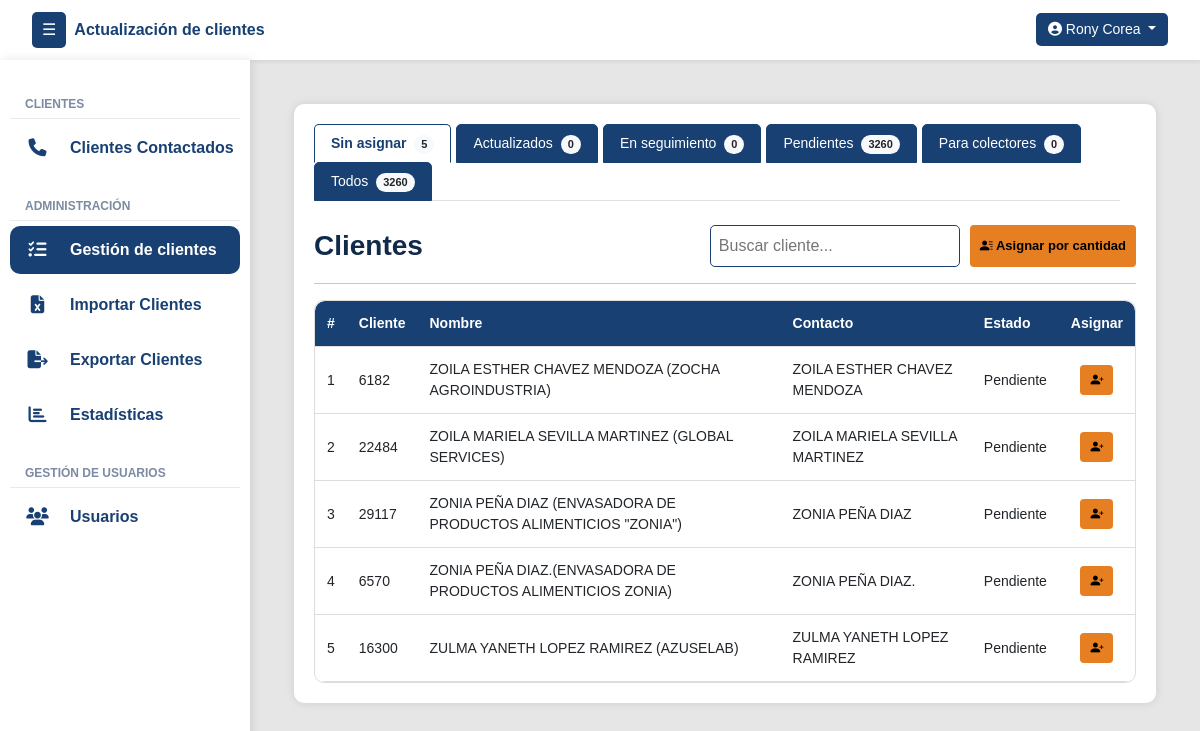
Screenshot of /gestion/sin-asignar/ (signed in) with the database file from the repository.
### clientes/models.py (models this page shows, shortened)
class Cliente(models.Model):
    numero_cliente = models.CharField(max_length=50, unique=True)
    nombre_cliente = models.CharField(max_length=255)
    contacto_cliente = models.CharField(max_length=255)
    contacto_cargo = models.CharField(max_length=100, null=True, blank=True)
    telefono_cliente = models.CharField(max_length=50, null=True, blank=True)
    telefono_dos = models.CharField(max_length=50, null=True, blank=True)
    direccion = models.CharField(max_length=255, null=True, blank=True)
    correo = models.CharField(max_length=254, null=True, blank=True)
    estado_actual = models.ForeignKey(EstadoReporte, on_delete=models.SET_NULL, null=True, blank=True, default=1)
    asignado_inicial = models.ForeignKey(User, on_delete=models.SET_NULL, null=True, blank=True, related_name='clientes_asignados_inicialmente')
    asignado_usuario = models.ForeignKey(User, on_delete=models.SET_NULL, null=True, blank=True, related_name='clientes_asignados')
    veces_contactado = models.PositiveIntegerField(default=0)
    sin_contestar = models.PositiveIntegerField(default=0)
    formulario_sin_contestar = models.PositiveIntegerField(default=0)
    ultima_llamada_no_contesto = models.DateTimeField(null=True, blank=True)
    ultimo_envio_formulario = models.DateTimeField(null=True, blank=True)

class EstadoReporte(models.Model):
    nombre = models.CharField(max_length=100, unique=True)
    creado_por = models.ForeignKey(User, on_delete=models.SET_NULL, null=True, blank=True)
    creado_en = models.DateTimeField(auto_now_add=True)
    estado = models.CharField(max_length=50, choices=[('activo', 'Activo'), ('inactivo', 'Inactivo')])
    intentos = models.PositiveIntegerField(default=0)
    genera_movimiento = models.BooleanField(default=True)

### clientes/views.py (the view)
# urls.py: path('gestion/sin-asignar/', vistasClientes.clientes_sin_asignar_view, name='gestion'),
@login_required
def clientes_sin_asignar_view(request):
    usuario = request.user
    if not usuario.groups.filter(name__in=["super_admin", "admin_group"]).exists():
        messages.error(request, "Acceso no permitido.")
        return redirect("login")
    hoy = timezone.localdate()
    search_query = request.GET.get("q", "").strip()
    clientes_qs = Cliente.objects.filter(asignado_usuario__isnull=True)
    if search_query:
        clientes_qs = clientes_qs.filter(
            Q(nombre_cliente__icontains=search_query) |
            Q(numero_cliente__icontains=search_query) |
            Q(contacto_cliente__icontains=search_query)
        )
    clientes = paginar_queryset(request, clientes_qs, "sin_asignar")
    estado_pendiente = EstadoReporte.objects.filter(nombre__iexact="pendiente").first()
    estado_no_contesto = EstadoReporte.objects.filter(nombre__iexact="no contestó").first()
    clientes_seguimiento_qs  = Cliente.objects.filter(
        estado_actual__in=EstadoReporte.objects.filter(
            genera_movimiento=False
        ).exclude(nombre__iexact="pendiente")
    )
    actualizados_hoy_qs = Cliente.objects.filter(
        estado_actual__nombre__iexact="actualizado",
        movimientos__estado__nombre__iexact="actualizado",
        movimientos__fecha_hora__date=hoy
    ).distinct()
    clientes_sin_actualizar_hoy_qs = Cliente.objects.filter(
        movimientos__fecha_hora__date=hoy
    ).exclude(
        estado_actual__nombre__iexact="actualizado"
    ).distinct()
    usuarios_no_colectores = User.objects.exclude(groups__name="colector_group").exclude(username="rcoreas").filter(is_active=True)
    return render(request, "gestion/gestion.html", {
        "clientes_sin_asignar": clientes,
        "usuarios_no_colectores": usuarios_no_colectores,
        "view_type": "sin_asignar",
        "search_query": search_query,
        "count_pendientes": Cliente.objects.filter(estado_actual=estado_pendiente).count(),
        "count_seguimiento": clientes_seguimiento_qs.count(),
        "count_no_contesto": Cliente.objects.filter(estado_actual=estado_no_contesto).count(),
        "count_actualizados": Cliente.objects.filter(
            estado_actual__nombre__iexact="actualizado",
            movimientos__estado__nombre__iexact="actualizado"
        ).distinct().count(),
        "count_sin_actualizar": Cliente.objects.exclude(
            estado_actual__nombre__iexact="actualizado"
        ).count(),
        "count_actualizados_hoy": actualizados_hoy_qs.count() + clientes_sin_actualizar_hoy_qs.count(),
        "count_sin_asignar": clientes_qs.count(),
        "count_todos": Cliente.objects.count(),
        "count_colectores": Cliente.objects.filter(estado_actual__nombre__iexact="por localizar").count(),
    })

### templates/gestion/gestion.html (shortened to what this page needs)
{% extends 'layout/layout.html' %}
{% block content %}
<div class="container">
    <ul class="nav nav-tabs flex-grow-1 me-3" id="clienteTabs" role="tablist">
        <li class="nav-item" role="presentation">
            <a class="nav-link {% if view_type == 'sin_asignar' %}active{% endif %}" id="sin_asignar-tab" href="{% url 'gestion' %}" role="tab" aria-controls="sin_asignar" aria-selected="true">
                Sin asignar <span class="badge rounded-pill bg-light text-dark ms-1" id="countSinAsignar">{{ count_sin_asignar }}</span>
            </a>
        </li>
        <li class="nav-item" role="presentation">
            <a class="nav-link {% if view_type == 'actualizados' %}active{% endif %}" id="actualizados-tab" href="{% url 'clientes_actualizados_gestion' %}" role="tab" aria-controls="actualizados" aria-selected="false">
                Actualizados <span class="badge rounded-pill bg-light text-dark ms-1" id="countActualizados">{{ count_actualizados }}</span>
            </a>
        </li>
        <li class="nav-item" role="presentation">
            <a class="nav-link {% if view_type == 'seguimiento' %}active{% endif %}" id="seguimiento-tab" href="{% url 'clientes_seguimiento_gestion' %}" role="tab" aria-controls="seguimiento" aria-selected="false">
                En seguimiento <span class="badge rounded-pill bg-light text-dark ms-1" id="countSeguimiento">{{ count_seguimiento }}</span>
            </a>
        </li>
        <li class="nav-item" role="presentation">
            <a class="nav-link {% if view_type == 'pendientes' %}active{% endif %}" id="pendientes-tab" href="{% url 'clientes_pendientes_gestion' %}" role="tab" aria-controls="pendientes" aria-selected="false">
                Pendientes <span class="badge rounded-pill bg-light text-dark ms-1" id="countPendientes">{{ count_pendientes }}</span>
            </a>
        </li>
        <li class="nav-item" role="presentation">
            <a class="nav-link {% if view_type == 'colectores' %}active{% endif %}" id="colectores-tab" href="{% url 'clientes_para_colectores_gestion' %}" role="tab" aria-controls="colectores" aria-selected="false">
                Para colectores <span class="badge rounded-pill bg-light text-dark ms-1" id="countColectores">{{ count_colectores }}</span>
            </a>
        </li>
        <li class="nav-item" role="presentation">
            <a class="nav-link {% if view_type == 'todos' %}active{% endif %}" id="todos-tab" href="{% url 'clientes_todos_gestion' %}" role="tab" aria-controls="todos" aria-selected="false">
                Todos <span class="badge rounded-pill bg-light text-dark ms-1" id="countTodos">{{ count_todos }}</span>
            </a>
        </li>
    </ul>
    <div class="tab-content mt-4" id="clienteTabsContent">
        {% if view_type == 'sin_asignar' %}
        <div class="tab-pane fade show active" id="sin-asignar" role="tabpanel" aria-labelledby="sin-asignar-tab">
            <div class="d-flex justify-content-between align-items-center mb-3">
                <h3 class="mb-0">Clientes</h3>
                <div class="d-flex" style="gap: 10px;">
                    <form method="get" class="d-flex" style="gap: 10px;">
                        <input type="text" name="q" class="search-box"
                               placeholder="Buscar cliente..."
                               value="{{ search_query|default:'' }}"
                               autocomplete="off">
                    </form>
                    <button class="btn btn-asignar" data-bs-toggle="modal" data-bs-target="#modalAsignarPorCantidad">
                        <i class="bi bi-person-lines-fill"></i> Asignar por cantidad
                    </button>
                </div>
            </div>
            <hr>
            <div class="table-responsive">
                <table class="styled-table paginable" id="clienteTable">
                    <thead>
                        <tr>
                            <th>#</th>
                            <th>Cliente</th>
                            <th>Nombre</th>
                            <th>Contacto</th>
                            <th>Estado</th>
                            <th>Asignar</th>
                        </tr>
                    </thead>
                    <tbody>
                        {% for cliente in clientes_sin_asignar %}
                        <tr>
                            <td>{{ forloop.counter }}</td>
                            <td>{{ cliente.numero_cliente }}</td>
                            <td>{{ cliente.nombre_cliente }}</td>
                            <td>{{ cliente.contacto_cliente }}</td>
                            <td>{{ cliente.estado_actual.nombre }}</td>
                            <td>
                                <div class="text-center">
                                    <button class="btn btn-sm btn-asignar"
                                            data-bs-toggle="modal"
                                            data-bs-target="#modalAsignarCliente"
                                            onclick="abrirModalAsignarCliente('{{ cliente.id }}', '{{ cliente.nombre_cliente }}')"
                                            title="Asignar cliente">
                                        <i class="bi bi-person-plus-fill"></i>
                                    </button>
                                </div>
                            </td>
                        </tr>
                        {% empty %}
                            <tr>
                                <td colspan="7" class="text-center">No hay clientes sin asignar.</td>
                            </tr>
                        {% endfor %}
                    </tbody>
                </table>
            </div>
        </div>
        {% endif %}
    </div>
</div>
{% endblock %}

### templates/layout/layout.html (shortened to what this page needs)
{% load static %}
{% load group_filters %}
<!DOCTYPE html>
<html lang="es">
<head>
    <link rel="stylesheet" href="https://cdn.jsdelivr.net/npm/bootstrap@5.3.0/dist/css/bootstrap.min.css">
    <link rel="stylesheet" href="{% static 'css/style.css' %}">
    <link rel="stylesheet" href="https://cdnjs.cloudflare.com/ajax/libs/font-awesome/6.4.2/css/all.min.css">
    <link href="https://cdn.jsdelivr.net/npm/select2@4.0.13/dist/css/select2.min.css" rel="stylesheet" />
    <link rel="stylesheet" href="https://cdn.jsdelivr.net/npm/bootstrap-icons@1.10.5/font/bootstrap-icons.css">
</head>
<body>
<nav class="navbar navbar-expand-lg navbar-light bg-white shadow-sm">
    <div class="container-fluid">
        <button id="sidebarCollapse" class="btn btn-primary me-2">☰</button>
        <a class="navbar-brand d-none d-md-block">Actualización de clientes</a>
        <div class="ms-auto">
            {% if user.is_authenticated %}
            <div class="dropdown">
                <button id="userDropdownBtn" class="btn btn-user dropdown-toggle user-font" type="button" data-bs-toggle="dropdown">
                  <i class="fas fa-user-circle"></i> {{ user.first_name }} {{ user.last_name }}
                </button>
              </div>
            {% else %}
                <a href="{% url 'login' %}" class="btn btn-outline-primary"><i class="fas fa-sign-in-alt"></i> Iniciar Sesión</a>
            {% endif %}
        </div>
    </div>
</nav>
<div class="d-flex">
    <nav id="sidebar">
      <ul class="list-unstyled components">
        {% if user|has_group:"estandar_group" or user|has_group:"colector_group" or user|has_group:"admin_group" %}
          <li class="sidebar-section-title">Clientes</li>
          {% if user|has_group:"admin_group" or user|has_group:"estandar_group" %}
          <li class="list-link {% if active_page == 'clientes_reportados' %}active{% endif %}">
            <a href="{% url 'clientes_reportados' %}" class="sidebar-link">
              <i class="fas fa-phone sidebar-icon"></i>
              <span class="sidebar-text">Clientes Contactados</span>
            </a>
          </li>
          {% endif %}
        {% endif %}
        {% if user|has_group:"admin_group" %}
          <li class="sidebar-section-title">Administración</li>
          <li class="list-link {% if active_page == 'gestion' %}active{% endif %}">
            <a href="{% url 'gestion' %}" class="sidebar-link">
              <i class="fas fa-tasks sidebar-icon"></i>
              <span class="sidebar-text">Gestión de clientes</span>
            </a>
          </li>
          <li class="list-link">
            <a href="#" class="sidebar-link" data-bs-toggle="modal" data-bs-target="#modalImportarClientes">
              <i class="fas fa-file-excel sidebar-icon"></i>
              <span class="sidebar-text">Importar Clientes</span>
            </a>
          </li>
          <li class="list-link">
            <a href="#" class="sidebar-link" data-bs-toggle="modal" data-bs-target="#modalExportarClientes">
              <i class="fas fa-file-export sidebar-icon"></i>
              <span class="sidebar-text">Exportar Clientes</span>
            </a>
          </li>
          <li class="list-link {% if active_page == 'dashboard_reportes' %}active{% endif %}">
            <a href="{% url 'dashboard_reportes' %}" class="sidebar-link">
              <i class="fas fa-chart-bar sidebar-icon"></i>
              <span class="sidebar-text">Estadísticas</span>
            </a>
          </li>
          <li class="sidebar-section-title">Gestión de usuarios</li>
          <li class="list-link {% if active_page == 'usuarios' %}active{% endif %}">
            <a href="{% url 'usuarios' %}" class="sidebar-link">
              <i class="fas fa-users sidebar-icon"></i>
              <span class="sidebar-text">Usuarios</span>
            </a>
          </li>
        {% endif %}
      </ul>
    </nav>
    <div id="main-container" class="container-fluid">
        <div id="content" class="w-100 p-4">
            {% block content %}{% endblock %}
        </div>
    </div>
</div>
</body>
</html>

### rows the page displays
Cliente: numero_cliente "6182", nombre_cliente "ZOILA ESTHER CHAVEZ MENDOZA (ZOCHA AGROINDUSTRIA)", contacto_cliente "ZOILA ESTHER CHAVEZ MENDOZA", estado_actual.nombre "Pendiente"
Cliente: numero_cliente "22484", nombre_cliente "ZOILA MARIELA SEVILLA MARTINEZ (GLOBAL SERVICES)", contacto_cliente "ZOILA MARIELA SEVILLA MARTINEZ", estado_actual.nombre "Pendiente"
Cliente: numero_cliente "29117", nombre_cliente "ZONIA PEÑA DIAZ (ENVASADORA DE PRODUCTOS ALIMENTICIOS \"ZONIA\")", contacto_cliente "ZONIA PEÑA DIAZ", estado_actual.nombre "Pendiente"
Cliente: numero_cliente "6570", nombre_cliente "ZONIA PEÑA DIAZ.(ENVASADORA DE PRODUCTOS ALIMENTICIOS ZONIA)", contacto_cliente "ZONIA PEÑA DIAZ.", estado_actual.nombre "Pendiente"
Cliente: numero_cliente "16300", nombre_cliente "ZULMA YANETH LOPEZ RAMIREZ (AZUSELAB)", contacto_cliente "ZULMA YANETH LOPEZ RAMIREZ", estado_actual.nombre "Pendiente"

### other values shown
{{ user.first_name }} "Rony"
{{ user.last_name }} "Corea"
{{ count_sin_asignar }} "5"
{{ count_actualizados }} "0"
{{ count_seguimiento }} "0"
{{ count_pendientes }} "3260"
{{ count_colectores }} "0"
{{ count_todos }} "3260"
